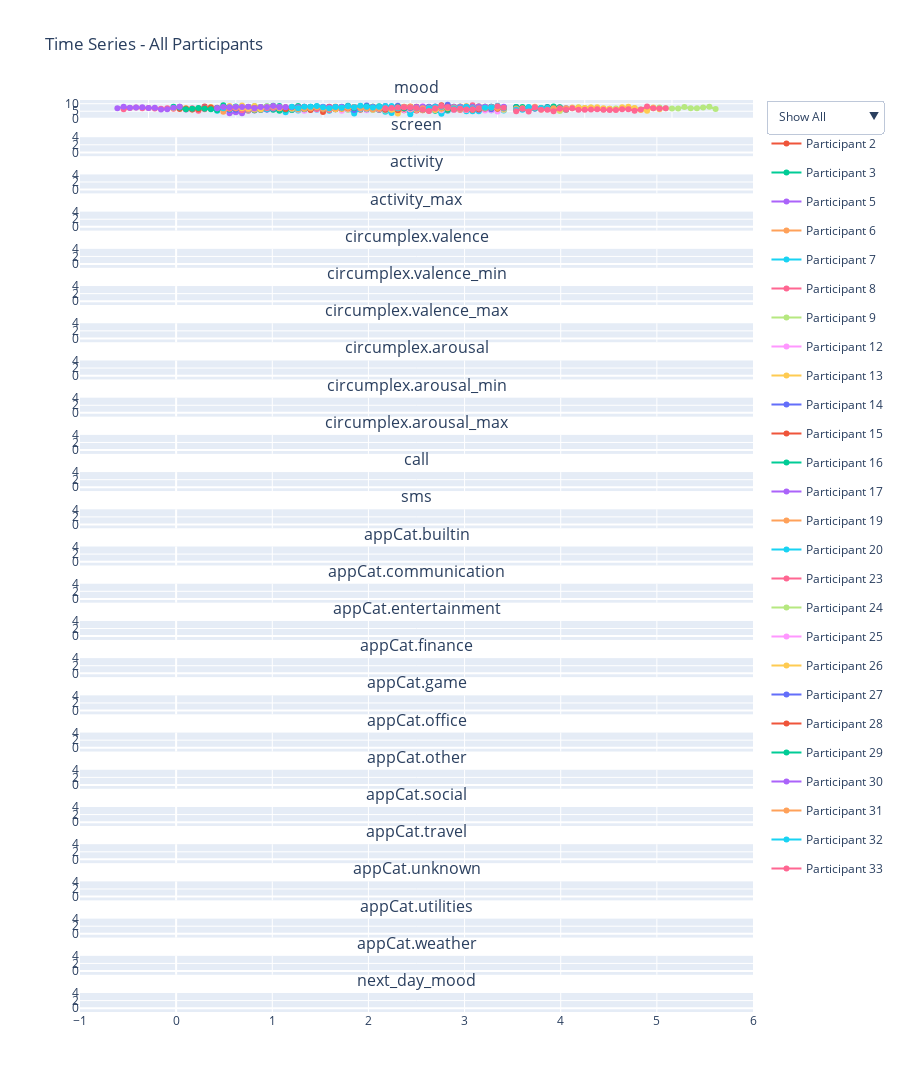

Source (notebook cell):
### Markdown cell above
### given that participant 1 and 12 have a portion of the data which is completely detatched, cut that

### Code cell
# for participant 1, remove everything before 2014-03-21

def remove_dates(df, participant=None, start_date=None, end_date=None):
    """
    Remove dates from the dataframe. If start and end date aren't provided, 
    it will take the first and the last non-NaN mood value as the cutoffs.
    """
    
    # if no participant provided, then do it for all participants
    if participant is None:
        participant_ids = df["id_num"].unique().tolist()
    else:
        participant_ids = [participant]

    for specific_id in participant_ids:
        # df for an individual with mood values present
        mood_not_nan = df[(df['id_num'] == specific_id) & (df['mood'].notna())]

        # Compute local start and end dates for this participant
        local_start_date = pd.to_datetime(start_date) if start_date is not None else mood_not_nan['day'].min()
        local_end_date = pd.to_datetime(end_date) if end_date is not None else mood_not_nan["day"].max()
    
        # boolean mask: either not the specific id OR rows between local_start_date and local_end_date
        mask = (df['id_num'] != specific_id) | (
            (df['id_num'] == specific_id) & 
            (df['day'] >= local_start_date) & 
            (df['day'] <= local_end_date)
        )
        df = df[mask]
    
    return df


df_next_day_range = remove_dates(df_next_day)
# slice way the weird little day patch for participant 1 and 12
df_next_day_range = remove_dates(df_next_day_range, 1, "2014-03-21", "2014-05-04")
df_next_day_range = remove_dates(df_next_day_range, 12, "2014-03-27", "2014-05-05")

plotly_all_participants_timeseries(df_next_day_range, title="between_ranges")
